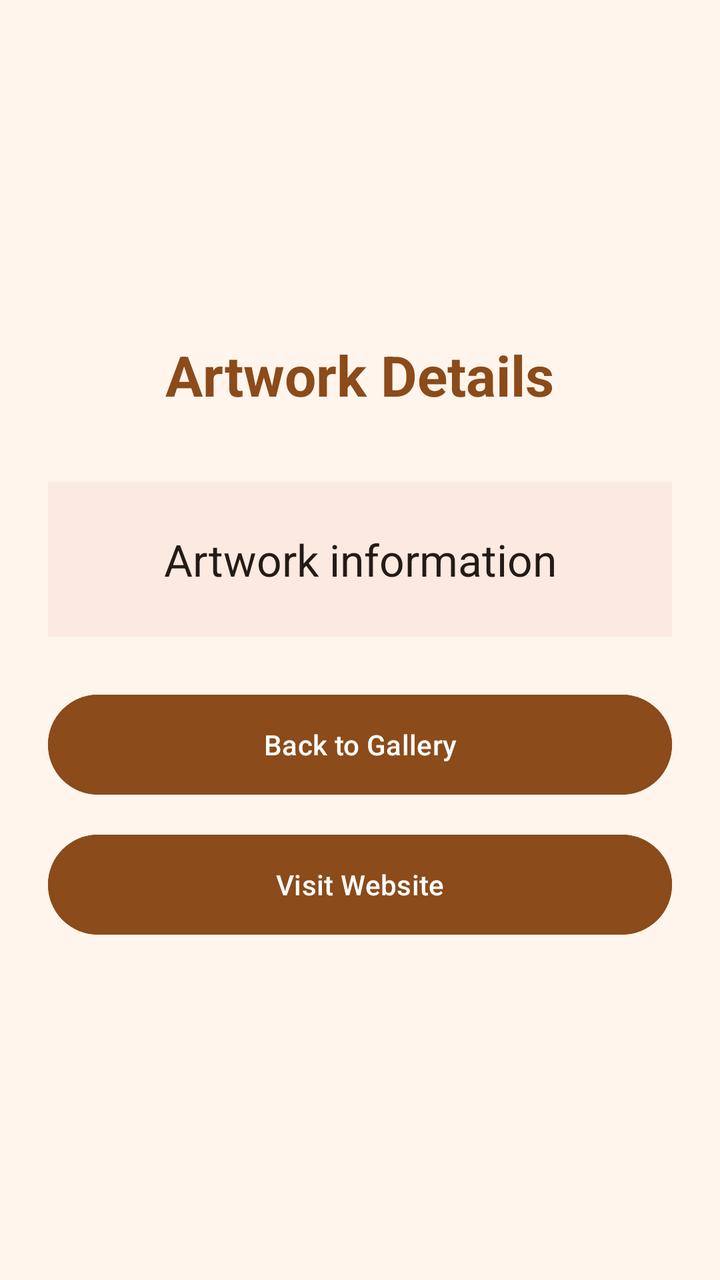
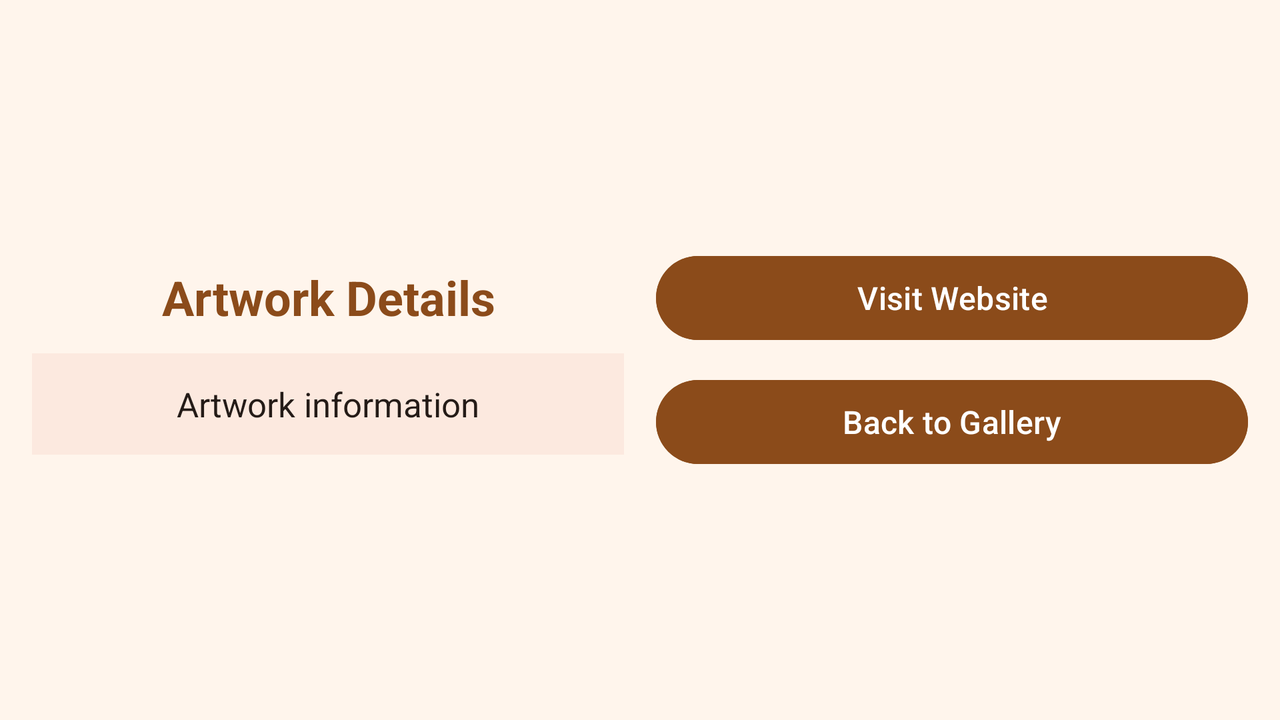

The same Android screen from two of the app's own layout files: first res/layout/ as a phone draws it, then the repository's variant for another configuration, drawn on a device whose configuration selects that folder. Both files follow.
<!-- AndroidManifest.xml: application theme Theme.NourALHaloul_2320235327_ArtSpace -->
<!-- res/layout/activity_artwork_details.xml -->
<?xml version="1.0" encoding="utf-8"?>
<LinearLayout xmlns:android="http://schemas.android.com/apk/res/android"
    android:layout_width="match_parent"
    android:layout_height="match_parent"
    android:background="#FFF5EC"
    android:orientation="vertical"
    android:gravity="center"
    android:padding="24dp">

    <TextView
        android:layout_width="wrap_content"
        android:layout_height="wrap_content"
        android:text="Artwork Details"
        android:textColor="#8B4B1A"
        android:textSize="28sp"
        android:textStyle="bold"
        android:layout_marginBottom="35dp" />

    <TextView
        android:id="@+id/textDetails"
        android:layout_width="match_parent"
        android:layout_height="wrap_content"
        android:background="#FCE9DF"
        android:padding="24dp"
        android:text="Artwork information"
        android:textColor="#241B17"
        android:textSize="22sp"
        android:gravity="center"
        android:lineSpacingExtra="10dp" />

    <Button
        android:id="@+id/buttonBack"
        android:layout_width="match_parent"
        android:layout_height="58dp"
        android:layout_marginTop="25dp"
        android:backgroundTint="#8B4B1A"
        android:text="Back to Gallery"
        android:textAllCaps="false"
        android:textColor="#FFFFFF" />

    <Button
        android:id="@+id/buttonVisitWebsite"
        android:layout_width="match_parent"
        android:layout_height="58dp"
        android:layout_marginTop="12dp"
        android:backgroundTint="#8B4B1A"
        android:text="Visit Website"
        android:textAllCaps="false"
        android:textColor="#FFFFFF" />

</LinearLayout>
<!-- resources referenced by this layout -->
<resources>
  <style name="Theme.NourALHaloul_2320235327_ArtSpace" parent="Base.Theme.NourALHaloul_2320235327_ArtSpace" />
  <style name="Base.Theme.NourALHaloul_2320235327_ArtSpace" parent="Theme.Material3.DayNight.NoActionBar">
          
          
      </style>
</resources>
<!-- res/layout-land/activity_artwork_details.xml (the repository's variant of the layout above) -->
<!-- drawn on the phone turned sideways -->
<?xml version="1.0" encoding="utf-8"?>
<ScrollView xmlns:android="http://schemas.android.com/apk/res/android"
    android:layout_width="match_parent"
    android:layout_height="match_parent"
    android:background="#FFF5EC"
    android:fillViewport="true">

    <LinearLayout
        android:layout_width="match_parent"
        android:layout_height="wrap_content"
        android:orientation="horizontal"
        android:gravity="center_vertical"
        android:padding="16dp">

        
        <LinearLayout
            android:layout_width="0dp"
            android:layout_height="wrap_content"
            android:layout_weight="1"
            android:orientation="vertical">

            <TextView
                android:layout_width="match_parent"
                android:layout_height="wrap_content"
                android:text="Artwork Details"
                android:textSize="24sp"
                android:textStyle="bold"
                android:textColor="#8B4B1A"
                android:gravity="center"
                android:layout_marginBottom="12dp" />

            <TextView
                android:id="@+id/textDetails"
                android:layout_width="match_parent"
                android:layout_height="wrap_content"
                android:background="#FCE9DF"
                android:padding="14dp"
                android:text="Artwork information"
                android:textSize="17sp"
                android:textColor="#241B17"
                android:gravity="center"
                android:lineSpacingExtra="3dp" />

        </LinearLayout>

        
        <LinearLayout
            android:layout_width="0dp"
            android:layout_height="wrap_content"
            android:layout_weight="1"
            android:layout_marginStart="16dp"
            android:orientation="vertical">

            <Button
                android:id="@+id/buttonVisitWebsite"
                android:layout_width="match_parent"
                android:layout_height="50dp"
                android:text="Visit Website"
                android:textAllCaps="false"
                android:textSize="16sp"
                android:textColor="#FFFFFF"
                android:backgroundTint="#8B4B1A" />

            <Button
                android:id="@+id/buttonBack"
                android:layout_width="match_parent"
                android:layout_height="50dp"
                android:layout_marginTop="12dp"
                android:text="Back to Gallery"
                android:textAllCaps="false"
                android:textSize="16sp"
                android:textColor="#FFFFFF"
                android:backgroundTint="#8B4B1A" />

        </LinearLayout>

    </LinearLayout>

</ScrollView>
